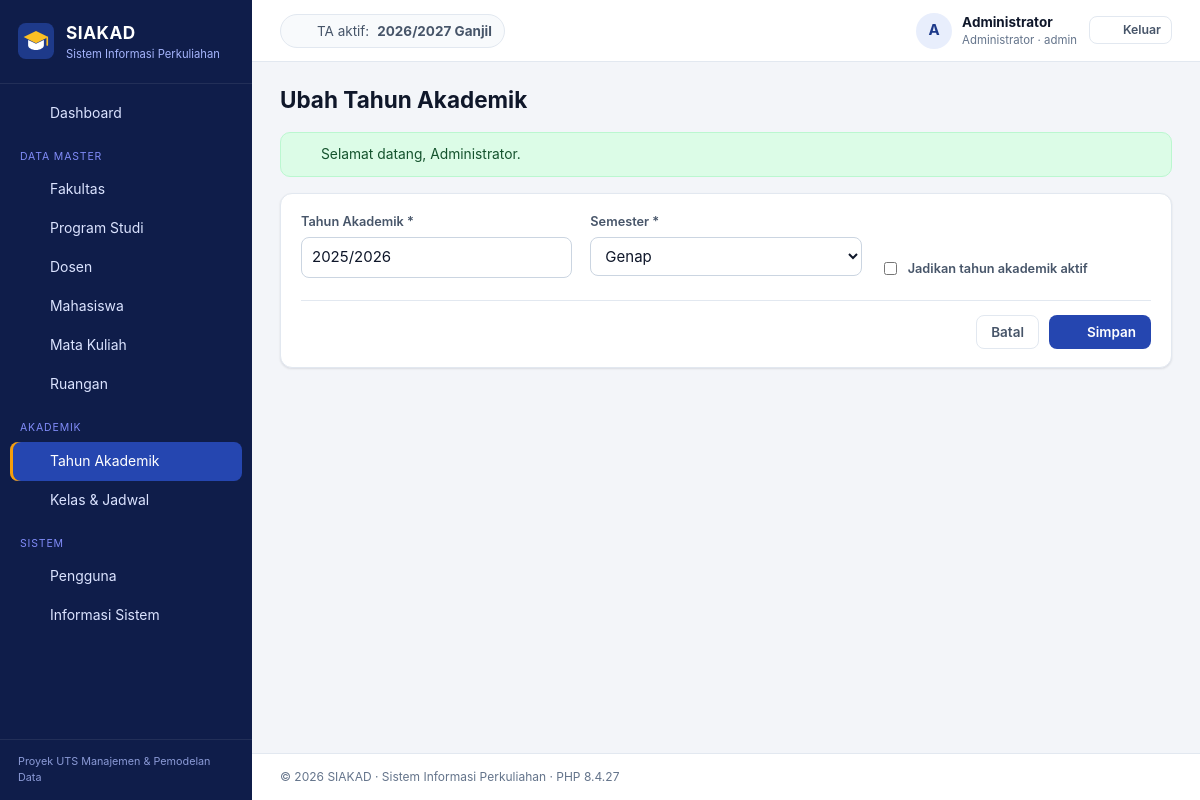
Screenshot of /index.php?page=admin/tahun-akademik&action=edit&id=2 (signed in) with the database file from the repository.
### tables this page shows
CREATE TABLE tahun_akademik (
  id_ta       INT UNSIGNED NOT NULL AUTO_INCREMENT,
  tahun       CHAR(9)      NOT NULL,               
  semester    ENUM('Ganjil','Genap') NOT NULL,
  is_aktif    TINYINT(1)   NOT NULL DEFAULT 0,
  created_at  TIMESTAMP    NOT NULL DEFAULT CURRENT_TIMESTAMP,
  PRIMARY KEY (id_ta),
  UNIQUE KEY uq_ta (tahun, semester)
);

### app/core/Controller.php (called while the page is built, shortened)
<?php
abstract class Controller
{
    protected function render(string $view, array $data = [], string $layout = 'layouts/main'): void
    {
        $viewFile = APP_PATH . '/views/' . $view . '.php';
        extract($data, EXTR_SKIP);
        require $viewFile;
        $content = ob_get_clean();
        require APP_PATH . '/views/' . $layout . '.php';
    }
    protected function idParam(): int
    {
        $id = filter_input(INPUT_GET, 'id', FILTER_VALIDATE_INT) ?: filter_input(INPUT_POST, 'id', FILTER_VALIDATE_INT);
        return (int) $id;
    }
}

### app/controllers/TahunAkademikController.php (called while the page is built, shortened)
<?php
class TahunAkademikController extends Controller
{
    private TahunAkademik $model;
    public function __construct()
    {
        $this->model = new TahunAkademik();
    }
    public function edit(): void
    {
        $row = $this->model->find($this->idParam()) ?? abort(404);
        $this->render('admin/tahun_akademik/form', ['title' => 'Ubah Tahun Akademik', 'row' => $row]);
    }
}

### index.php (called while the page is built, shortened)
<?php
require APP_PATH . '/core/helpers.php';
spl_autoload_register(function (string $class): void {
    foreach (['core', 'controllers', 'models'] as $dir) {
        $file = APP_PATH . "/$dir/$class.php";
        if (is_file($file)) {
            return;
        }
    }
});
$page = (string) ($_GET['page'] ?? (Auth::check() ? 'dashboard' : 'login'));
$action = (string) ($_GET['action'] ?? 'index');
$method = lcfirst(str_replace(' ', '', ucwords(str_replace('-', ' ', $action))));
$controller = new $controllerClass();
try {
    $controller->$method();
} catch (PDOException $e) {
    error_log('[SIAKAD] ' . $e->getMessage());
    if ($_SERVER['REQUEST_METHOD'] === 'POST') {
        flash('error', db_error_message($e));
        $back = $_SERVER['HTTP_REFERER'] ?? url($page);
        header('Location: ' . $back);
        exit;
    }
    abort(500, db_error_message($e));
}

### config/config.php (called while the page is built, shortened)
<?php
$env = static function (string $key, $default) {
    $value = getenv($key);
    return $value === false || $value === '' ? $default : $value;
};
$config = [
    'app_name'     => 'SIAKAD',
    'app_subtitle' => 'Sistem Informasi Perkuliahan',
    'db_host'      => $env('DB_HOST', '127.0.0.1'),
    'db_port'      => (int) $env('DB_PORT', 3306),
    'db_name'      => $env('DB_NAME', 'db_siakad'),
    'db_user'      => $env('DB_USER', 'root'),
    'db_pass'      => $env('DB_PASS', ''),
    'timezone'     => 'Asia/Jakarta',
    'debug'        => filter_var($env('APP_DEBUG', false), FILTER_VALIDATE_BOOLEAN),
];
$local = __DIR__ . '/config.local.php';
return $config;

### app/core/Database.php (called while the page is built)
<?php
final class Database
{
    private static ?PDO $pdo = null;
    public static function connection(): PDO
    {
        if (self::$pdo === null) {
            $c = config();
            $dsn = sprintf(
                'mysql:host=%s;port=%d;dbname=%s;charset=utf8mb4',
                $c['db_host'],
                $c['db_port'],
                $c['db_name']
            );
            self::$pdo = new PDO($dsn, $c['db_user'], $c['db_pass'], [
                PDO::ATTR_ERRMODE            => PDO::ERRMODE_EXCEPTION,
                PDO::ATTR_DEFAULT_FETCH_MODE => PDO::FETCH_ASSOC,
                PDO::ATTR_EMULATE_PREPARES   => false,
            ]);
            self::$pdo->exec("SET time_zone = '+07:00'");
        }
        return self::$pdo;
    }
}

### app/core/Model.php (called while the page is built, shortened)
<?php
abstract class Model
{
    protected PDO $db;
    public function __construct()
    {
        $this->db = Database::connection();
    }
    protected function fetchOne(string $sql, array $params = []): ?array
    {
        $stmt = $this->db->prepare($sql);
        $stmt->execute($params);
        $row = $stmt->fetch();
        return $row === false ? null : $row;
    }
}

### app/models/TahunAkademik.php (called while the page is built, shortened)
<?php
class TahunAkademik extends Model
{
    public function find(int $id): ?array
    {
        return $this->fetchOne('SELECT * FROM tahun_akademik WHERE id_ta = ?', [$id]);
    }
    public function aktif(): ?array
    {
        return $this->fetchOne('SELECT * FROM tahun_akademik WHERE is_aktif = 1 LIMIT 1');
    }
}

### app/core/Auth.php (called while the page is built, shortened)
<?php
final class Auth
{
    public static function user(): ?array
    {
        return $_SESSION['user'] ?? null;
    }
}

### app/views/admin/tahun_akademik/form.php (the view, shortened to what this page needs)
<?php $isEdit = $row !== null; ?>
<section class="card form-card">
    <form method="post" action="<?= e(url('admin/tahun-akademik', $isEdit ? ['action' => 'update', 'id' => $row['id_ta']] : ['action' => 'store'])) ?>">
        <div class="form-grid">
            <label class="field">
                <span>Tahun Akademik *</span>
                <input class="<?= has_error('tahun') ?>" type="text" name="tahun" maxlength="9" placeholder="2026/2027" value="<?= e(old('tahun', $row['tahun'] ?? '')) ?>" required>
            </label>
            <label class="field">
                <span>Semester *</span>
                <select name="semester">
                    <?php foreach (['Ganjil', 'Genap'] as $s): ?>
                        <option <?= old('semester', $row['semester'] ?? '') === $s ? 'selected' : '' ?>><?= $s ?></option>
                    <?php endforeach; ?>
                </select>
            </label>
            <label class="field checkbox">
                <input type="checkbox" name="is_aktif" value="1" <?= old('is_aktif', $row['is_aktif'] ?? '') ? 'checked' : '' ?>>
                <span>Jadikan tahun akademik aktif</span>
            </label>
        </div>
        <div class="form-actions">
            <a class="btn btn-ghost" href="<?= e(url('admin/tahun-akademik')) ?>">Batal</a>
            <button class="btn btn-primary" type="submit"><?= icon('save', 16) ?><span>Simpan</span></button>
        </div>
    </form>
</section>

### app/views/layouts/main.php (shortened to what this page needs)
<?php
$user = Auth::user();
$role = $user['role'];
$taAktif = (new TahunAkademik())->aktif();
$menu = [
    'admin' => [
        ['Dashboard', 'dashboard', 'home'],
        ['__', 'Data Master'],
        ['Fakultas', 'admin/fakultas', 'building'],
        ['Program Studi', 'admin/prodi', 'layers'],
        ['Dosen', 'admin/dosen', 'user'],
        ['Mahasiswa', 'admin/mahasiswa', 'users'],
        ['Mata Kuliah', 'admin/mata-kuliah', 'book'],
        ['Ruangan', 'admin/ruangan', 'map'],
        ['__', 'Akademik'],
        ['Tahun Akademik', 'admin/tahun-akademik', 'calendar'],
        ['Kelas & Jadwal', 'admin/kelas', 'grid'],
        ['__', 'Sistem'],
        ['Pengguna', 'admin/pengguna', 'key'],
        ['Informasi Sistem', 'admin/sistem', 'server'],
    ],
    'dosen' => [
        ['Dashboard', 'dashboard', 'home'],
        ['__', 'Pengajaran'],
        ['Kelas & Input Nilai', 'dosen/kelas', 'clipboard'],
        ['Perwalian (KRS)', 'dosen/perwalian', 'users'],
    ],
    'mahasiswa' => [
        ['Dashboard', 'dashboard', 'home'],
        ['__', 'Akademik'],
        ['Isi KRS', 'mahasiswa/krs', 'clipboard'],
        ['Kartu Hasil Studi', 'mahasiswa/khs', 'file'],
        ['Transkrip Nilai', 'mahasiswa/transkrip', 'award'],
    ],
][$role];
$roleLabel = ['admin' => 'Administrator', 'dosen' => 'Dosen', 'mahasiswa' => 'Mahasiswa'][$role];
?>
<!doctype html>
<html lang="id">
<head>
    <link rel="stylesheet" href="<?= e(asset('css/style.css')) ?>">
</head>
<body class="role-<?= e($role) ?>">
<div class="app">
    <aside class="sidebar" id="sidebar">
        <a class="brand" href="<?= e(url('dashboard')) ?>">
            <img src="<?= e(asset('img/logo.svg')) ?>" alt="" width="36" height="36">
            <span>
                <strong><?= e(config('app_name')) ?></strong>
                <small><?= e(config('app_subtitle')) ?></small>
            </span>
        </a>
        <nav class="nav">
            <?php foreach ($menu as $item): ?>
                <?php if ($item[0] === '__'): ?>
                    <div class="nav-section"><?= e($item[1]) ?></div>
                <?php else: ?>
                    <a class="nav-link<?= $item[1] === 'dashboard' ? (($_GET['page'] ?? 'dashboard') === 'dashboard' ? ' active' : '') : is_active_page($item[1]) ?>"
                       href="<?= e(url($item[1])) ?>"><?= icon($item[2]) ?><span><?= e($item[0]) ?></span></a>
                <?php endif; ?>
            <?php endforeach; ?>
        </nav>
        <div class="sidebar-foot">Proyek UTS Manajemen &amp; Pemodelan Data</div>
    </aside>
    <div class="main">
        <header class="topbar">
            <div class="topbar-ta">
                <?= icon('calendar', 16) ?>
                <?php if ($taAktif): ?>
                    TA aktif: <strong><?= e($taAktif['tahun']) ?> <?= e($taAktif['semester']) ?></strong>
                <?php else: ?>
                    Belum ada tahun akademik aktif
                <?php endif; ?>
            </div>
            <div class="topbar-user">
                <a href="<?= e(url('profil')) ?>" class="user-chip">
                    <span class="avatar"><?= e(mb_strtoupper(mb_substr(preg_replace('/^(Dr\.|Ir\.)\s*/', '', $user['nama']), 0, 1))) ?></span>
                    <span class="user-meta">
                        <strong><?= e($user['nama']) ?></strong>
                        <small><?= e($roleLabel) ?> · <?= e($user['username']) ?></small>
                    </span>
                </a>
                <form method="post" action="<?= e(url('logout', ['action' => 'logout'])) ?>">
                    <button class="btn btn-sm btn-ghost" type="submit"><?= icon('logout', 16) ?><span>Keluar</span></button>
                </form>
            </div>
        </header>
        <main class="content">
            <div class="page-head">
                <h1><?= e($title ?? '') ?></h1>
            </div>
            <?php foreach (['success', 'error'] as $type): ?>
                <?php if ($msg = flash($type)): ?>
                    <div class="alert alert-<?= $type ?>" role="alert">
                        <?= icon($type === 'success' ? 'check' : 'x', 16) ?><span><?= e($msg) ?></span>
                    </div>
                <?php endif; ?>
            <?php endforeach; ?>
            <?= $content ?>
        </main>
        <footer class="footer">
            &copy; <?= date('Y') ?> <?= e(config('app_name')) ?> · <?= e(config('app_subtitle')) ?> · PHP <?= PHP_VERSION ?>
        </footer>
    </div>
</div>
</body>
</html>

### rows the page displays
tahun_akademik: tahun "2026/2027", semester "Ganjil"
tahun_akademik: tahun "2025/2026", semester "Genap"

### other values shown
config('app_name') "SIAKAD"
config('app_subtitle') "Sistem Informasi Perkuliahan"
$item[0] "Dashboard"
$item[1] "DATA MASTER"
$item[0] "Fakultas"
$item[0] "Program Studi"
$item[0] "Dosen"
$item[0] "Mahasiswa"
$item[0] "Mata Kuliah"
$item[0] "Ruangan"
$item[1] "AKADEMIK"
$item[0] "Tahun Akademik"
$item[0] "Kelas & Jadwal"
$item[1] "SISTEM"
$item[0] "Pengguna"
